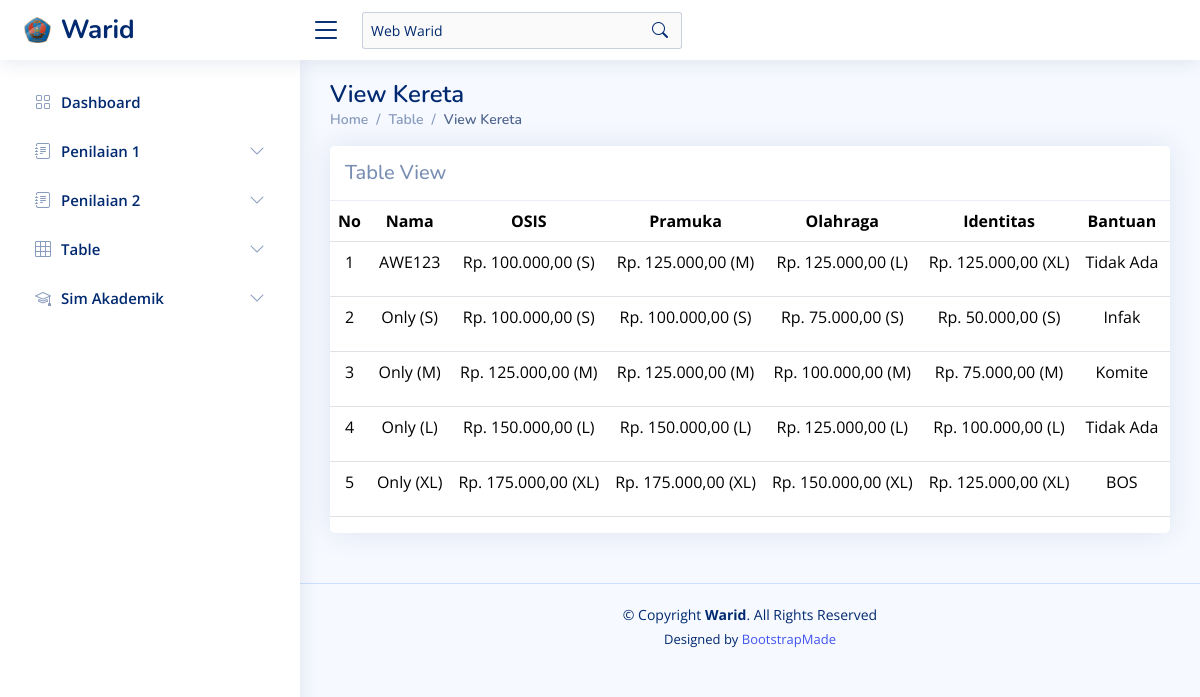
Page /?page=tabel_seragam on the committed database.
### tables this page shows
CREATE TABLE `seragam` (
  `id` int(11) NOT NULL,
  `nama` varchar(50) NOT NULL,
  `osis` varchar(50) NOT NULL,
  `pramuka` varchar(50) NOT NULL,
  `olahraga` varchar(50) NOT NULL,
  `identitas` varchar(50) NOT NULL,
  `bantuan` varchar(20) NOT NULL,
  `total_bayar` int(100) NOT NULL
);

### assets/components/penilaian/tabel/tabel_seragam.php (the view, shortened to what this page needs)
<main id="main" class="main">
  <div class="pagetitle">
    <h1>View Kereta</h1>
    <nav>
      <ol class="breadcrumb">
        <li class="breadcrumb-item"><a href="?page=dashboard">Home</a></li>
        <li class="breadcrumb-item">Table</li>
        <li class="breadcrumb-item active">View Kereta</li>
      </ol>
    </nav>
  </div>
  <section class="section">
    <div class="row">
      <div class="col-lg-12">
        <div class="card">
          <h5 class="card-header">Table View</h5>
          <div class="table-responsive text-nowrap">
            <table class="table" style="text-align:center">
              <thead>
                <tr>
                  <th>No</th>
                  <th>Nama</th>
                  <th>OSIS</th>
                  <th>Pramuka</th>
                  <th>Olahraga</th>
                  <th>Identitas</th>
                  <th>Bantuan</th>
                  <th>Total Bayar</th>
                </tr>
              </thead>
              <tbody class="table-border-bottom-0">
                <?php
                $no = 1;
                $result = mysqli_query($koneksi, "SELECT * from seragam");
                while ($data = mysqli_fetch_assoc($result)) {
                ?>
                  <tr>
                    <td><?php echo $no++; ?></td>
                    <td><?php echo $data['nama']; ?></td>
                    <td><?php echo $data['osis']; ?></td>
                    <td><?php echo $data['pramuka']; ?></td>
                    <td><?php echo $data['olahraga']; ?></td>
                    <td><?php echo $data['identitas']; ?></td>
                    <td><?php echo $data['bantuan']; ?></td>
                    <td style="text-align: left;"><?php echo "Rp. " . number_format($data['total_bayar'], 2, ",", "."); ?></td>
                  </tr><?php } ?>
              </tbody>
            </table>
          </div>
        </div>
      </div>
    </div>
  </section>
</main>

### assets/css/style.css (style rules this page uses)
:root { scroll-behavior: smooth; }
body { font-family: "Open Sans", sans-serif; background: #f6f9ff; color: #444444; }
a { color: #4154f1; text-decoration: none; }
h1, h2, h3, h4, h5, h6 { font-family: "Nunito", sans-serif; }
#main { margin-top: 60px; padding: 20px 30px; transition: all 0.3s; }
.pagetitle { margin-bottom: 10px; }
.pagetitle h1 { font-size: 24px; margin-bottom: 0; font-weight: 600; color: #012970; }
.card { margin-bottom: 30px; border: none; border-radius: 5px; box-shadow: 0px 0 30px rgba(1, 41, 112, 0.1); }
.card-header, .card-footer { border-color: #ebeef4; background-color: #fff; color: #798eb3; padding: 15px; }
.breadcrumb { font-size: 14px; font-family: "Nunito", sans-serif; color: #899bbd; font-weight: 600; }
.breadcrumb a { color: #899bbd; transition: 0.3s; }
.breadcrumb .breadcrumb-item::before { color: #899bbd; }
.breadcrumb .active { color: #51678f; font-weight: 600; }
@media (min-width: 1200px) { #main, #footer { margin-left: 300px; } }

### rows in the picture
seragam: nama "AWE123", osis "Rp. 100.000,00 (S)", pramuka "Rp. 125.000,00 (M)", olahraga "Rp. 125.000,00 (L)", identitas "Rp. 125.000,00 (XL)", bantuan "Tidak Ada"
seragam: nama "Only (S)", osis "Rp. 100.000,00 (S)", pramuka "Rp. 100.000,00 (S)", olahraga "Rp. 75.000,00 (S)", identitas "Rp. 50.000,00 (S)", bantuan "Infak"
seragam: nama "Only (M)", osis "Rp. 125.000,00 (M)", pramuka "Rp. 125.000,00 (M)", olahraga "Rp. 100.000,00 (M)", identitas "Rp. 75.000,00 (M)", bantuan "Komite"
seragam: nama "Only (L)", osis "Rp. 150.000,00 (L)", pramuka "Rp. 150.000,00 (L)", olahraga "Rp. 125.000,00 (L)", identitas "Rp. 100.000,00 (L)", bantuan "Tidak Ada"
seragam: nama "Only (XL)", osis "Rp. 175.000,00 (XL)", pramuka "Rp. 175.000,00 (XL)", olahraga "Rp. 150.000,00 (XL)", identitas "Rp. 125.000,00 (XL)", bantuan "BOS"
